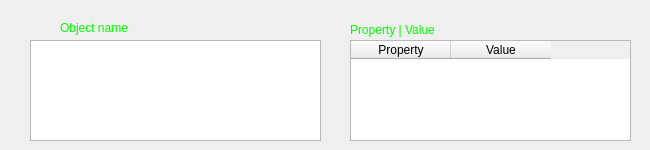
        <widget class="QWidget" name="tab_3">
         <attribute name="title">
          <string>Спец эффекты</string>
         </attribute>
         <widget class="QListWidget" name="listWidget_3">
          <property name="geometry">
           <rect>
            <x>30</x>
            <y>40</y>
            <width>291</width>
            <height>101</height>
           </rect>
          </property>
         </widget>
         <widget class="QLabel" name="label_4">
          <property name="geometry">
           <rect>
            <x>60</x>
            <y>20</y>
            <width>91</width>
            <height>16</height>
           </rect>
          </property>
          <property name="styleSheet">
           <string notr="true">color: rgb(0, 255, 0);</string>
          </property>
          <property name="text">
           <string>Object name</string>
          </property>
         </widget>
         <widget class="QLabel" name="label_6">
          <property name="geometry">
           <rect>
            <x>350</x>
            <y>20</y>
            <width>291</width>
            <height>20</height>
           </rect>
          </property>
          <property name="text">
           <string>&lt;html&gt;&lt;head/&gt;&lt;body&gt;&lt;p&gt;&lt;span style=&quot; color:#00ff00;&quot;&gt;Property   |  Value&lt;/span&gt;&lt;/p&gt;&lt;/body&gt;&lt;/html&gt;</string>
          </property>
         </widget>
         <widget class="QTableWidget" name="tableWidget_2">
          <property name="geometry">
           <rect>
            <x>350</x>
            <y>40</y>
            <width>281</width>
            <height>101</height>
           </rect>
          </property>
          <column>
           <property name="text">
            <string>Property</string>
           </property>
          </column>
          <column>
           <property name="text">
            <string>Value</string>
           </property>
          </column>
         </widget>
        </widget>
